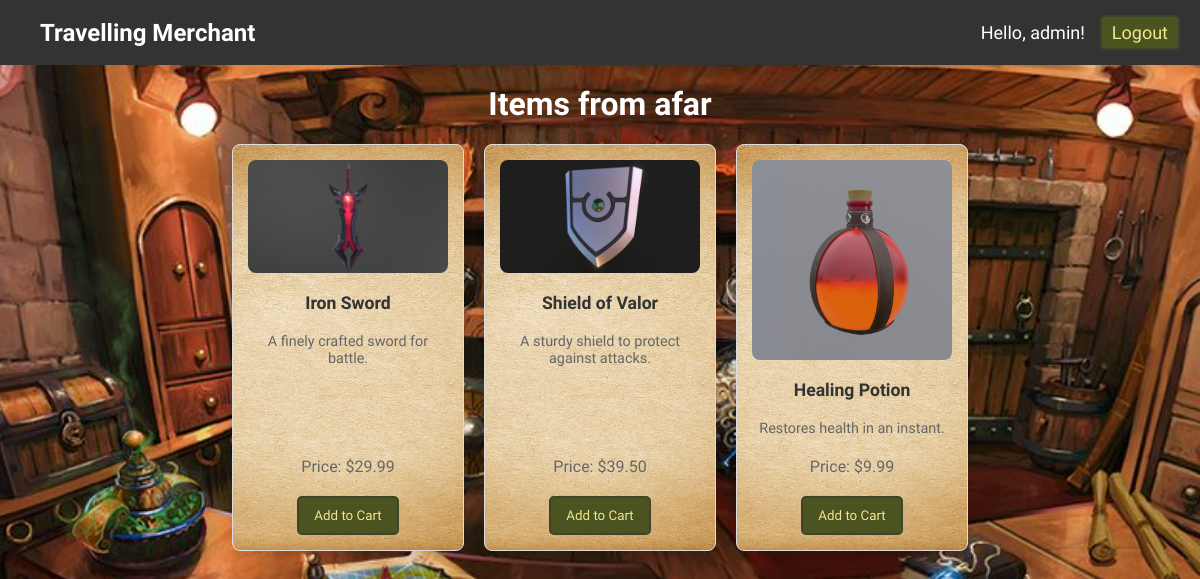
Screenshot of /product_listing.php (signed in) with the database file from the repository.
### tables this page shows
CREATE TABLE IF NOT EXISTS `products` (
  `id` int(11) NOT NULL AUTO_INCREMENT,
  `name` varchar(100) NOT NULL,
  `price` decimal(10,2) NOT NULL,
  `description` text NOT NULL,
  `image` varchar(255) NOT NULL,
  `created_at` timestamp NULL DEFAULT CURRENT_TIMESTAMP,
  PRIMARY KEY (`id`)
);

### product_listing.php (the view, shortened to what this page needs)
<?php
require 'db.php';
$products = $conn->query("SELECT * FROM products")->fetchAll();
?>
<?php include('header.php'); ?>
<!DOCTYPE html>
<html lang="en">
<head>
</head>
<body>
    <h1>Items from afar</h1>
    <div class="product-container">
        <?php foreach ($products as $product): ?>
            <div class="product-card">
                <img src="<?php echo $product['image']; ?>" alt="<?php echo htmlspecialchars($product['name']); ?>">
                <h2><?php echo htmlspecialchars($product['name']); ?></h2>
                <p class="product-description"><?php echo htmlspecialchars($product['description']); ?></p>
                <p class="product-price">Price: $<?php echo number_format($product['price'], 2); ?></p>
                <form action="add_to_cart.php" method="post">
                    <button type="submit">Add to Cart</button>
                </form>
            </div>
        <?php endforeach; ?>
    </div>
</body>
</html>

### header.php (style rules this page uses)
body { font-family: 'MedievalSharp', sans-serif; margin: 0; padding-top: 80px; }

### product_listing.php (style rules this page uses)
html, body { background-image:url('uploads/merchant_bg.jpg'); background-size: cover; background-position: center; background-repeat: no-repeat; margin: 0; padding: 0; height: 100%; overflow-x: hidden; font-family: Arial, sans-serif; background-color: #f7f7f7; }
h1 { font-family: 'MedievalSharp', sans-serif; text-align: center; color: white; margin-top: 20px; }
.product-container { display: flex; flex-wrap: wrap; gap: 20px; max-width: 1200px; margin: 20px auto; justify-content: center; }
.product-card { font-family: 'MedievalSharp', sans-serif; background-image:url('uploads/paper_bg.jpg'); background-size: cover; background-position: center; background-repeat: no-repeat; background-color: #fff; border: 1px solid #ddd; border-radius: 8px; padding: 15px; width: 200px; display: flex; flex-direction: column; align-items: center; text-align: center; box-shadow: 0 4px 8px rgba(0, 0, 0, 0.1); transition: transform 0.3s, box-shadow 0.3s; }
.product-card img { width: 100%; border-radius: 8px; margin-bottom: 10px; }
.product-card h2 { font-size: 1.1em; color: #333; margin: 10px 0; }
.product-description { font-size: 0.9em; color: #666; margin: 10px 0; flex-grow: 1; }
.product-price { font-size: 1em; color: #666; margin: 10px 0; }
.product-card button { font-family: 'MedievalSharp', sans-serif; background-color: #4b5320; color: #f0e68c; border: 2px solid #3e442b; padding: 10px 15px; border-radius: 5px; cursor: pointer; transition: background-color 0.3s; margin-top: 10px; }

### rows the page displays
products: image (picture), name "Iron Sword", description "A finely crafted sword for battle.", price "29.99"
products: image (picture), name "Shield of Valor", description "A sturdy shield to protect against attacks.", price "39.50"
products: image (picture), name "Healing Potion", description "Restores health in an instant.", price "9.99"

### other values shown
$username "admin"
